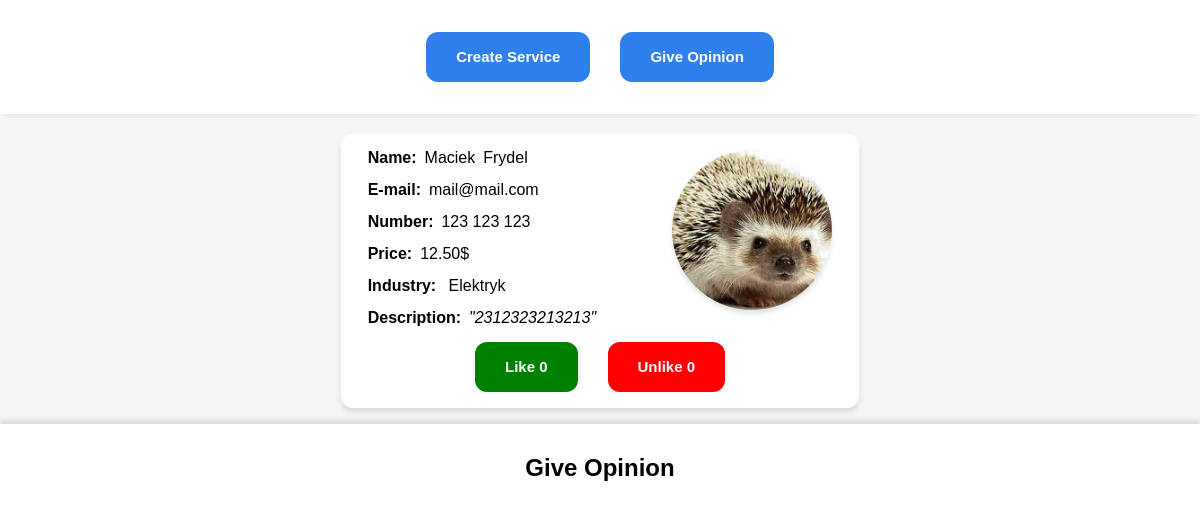
Before: /index2/ with the older database file.
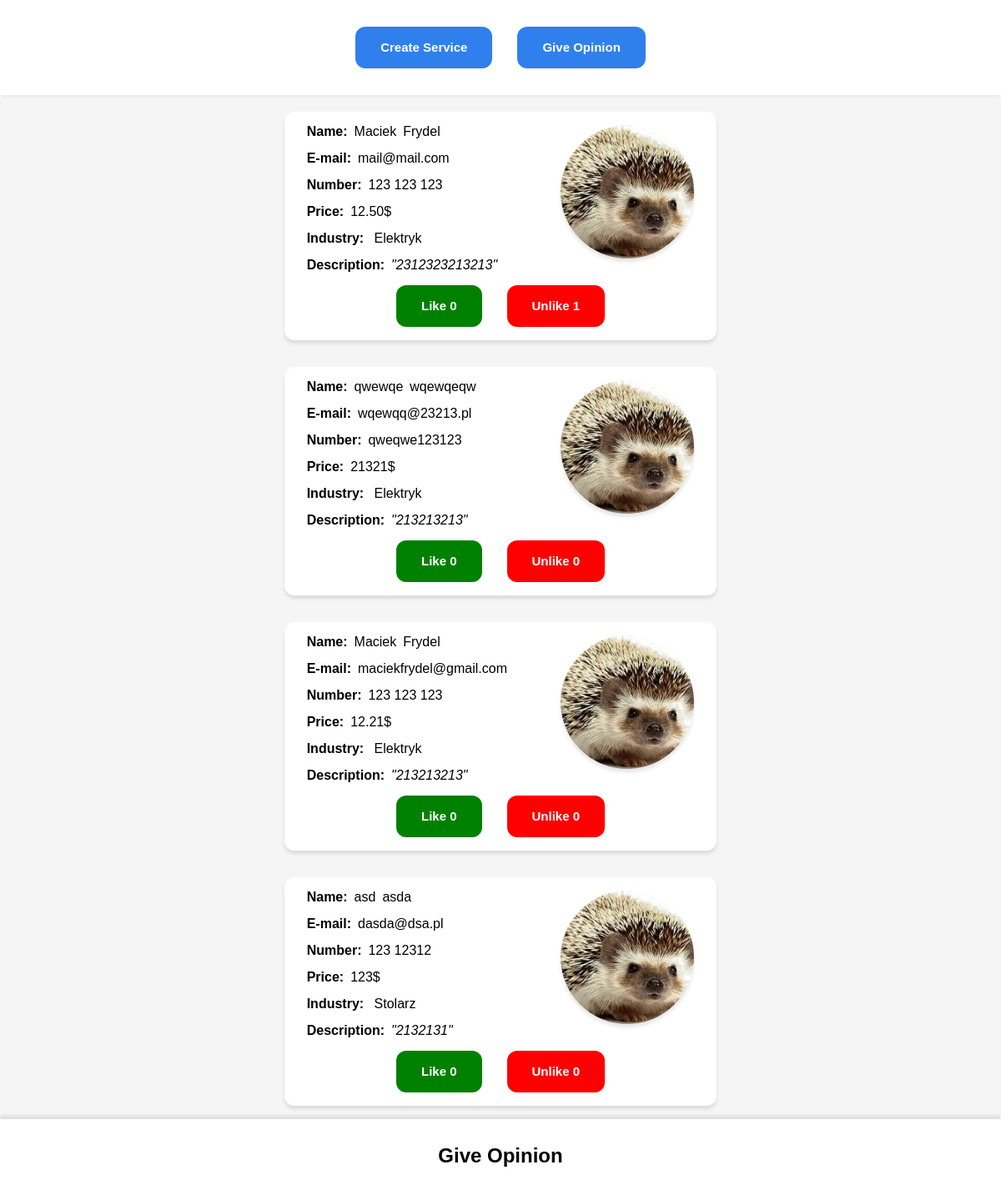
After: the same page with the newer database file.
### www/models.py (models this page shows, shortened)
class AcceptedOffer(models.Model):
    name = models.CharField(max_length=15)
    surname = models.CharField(max_length=15)
    mail = models.EmailField(100)
    number = models.CharField(max_length=12)
    price = models.CharField(max_length=12)
    photo = models.ImageField(upload_to='photos/')
    text = models.TextField()
    industry = models.ManyToManyField(Industry)

class Industry(models.Model):
    name = models.CharField(max_length=20)
    created = models.DateTimeField(auto_now=False,auto_now_add=True)

### www/views.py (the view)
# urls.py: path('index2/', views.index2, name='index2'),
def index2(request):
    accepted_offers = AcceptedOffer.objects.all()
    return render(request, 'www/index2.html', {'accepted_offers': accepted_offers})

### www/templates/www/index2.html (shortened to what this page needs)
<!DOCTYPE html>
<html lang="en">
<head>
    {% load static %}
    <link rel="stylesheet" href="{% static 'footer.css' %}">
    <link rel="stylesheet" href="{% static 'reset.css' %}">
    <link rel="stylesheet" href="{% static 'header.css' %}">
    <link rel="stylesheet" href="{% static 'main2.css' %}">
</head>
<body>
    <header class="header">
        <div class="container">
            <a href="{% url 'index' %}"><button class="button">Create Service</button></a>
            <a href="{% url 'index2' %}"><button class="button">Give Opinion</button></a>
        </div>
    </header>
    <section class="main2">
        <div class="container">
        {% for accepted_offer in accepted_offers %}
        <div class="offer">
            <div class="offer_container">
                <div class="data_container">
                    <div class="name_surname">
                        <p class="data"><span>Name:</span>{{ accepted_offer.name }}</p>
                        <p class="data">{{ accepted_offer.surname }}</p>
                    </div>
                    <p class="data"><span>E-mail:</span>{{ accepted_offer.mail }}</p>
                    <p class="data"><span>Number:</span>{{ accepted_offer.number }}</p>
                    <p class="data"><span>Price:</span>{{ accepted_offer.price}}$</p>
                    <p class="data"><span>Industry:</span>
                        {% for industry in accepted_offer.industry.all %}
                        {{ industry.name }}
                        {% endfor %}
                    </p>
                    <p class="data text"><span>Description:</span>"{{ accepted_offer.text }}"</p>
                </div>
                <img class="photo" src="{{ accepted_offer.photo.url }}" alt="Photo">
            </div>
            <div class="like_container">
                <form method="post" action="{% url 'like' %}">
                    <button class="like btn" type="submit">Like {{ accepted_offer.like_set.count }}</button>
                </form>
                <form method="post" action="{% url 'unlike' %}">
                    <button class="unlike btn" type="submit">Unlike {{ accepted_offer.unlike_set.count }}</button>
                </form>
            </div>
        </div>
        {% endfor %}
    </div>
    </section>
    <footer class="footer">
        <div class="container">
            <h2>Give Opinion</h2>
        </div>
    </footer>
</body>
</html>

### static/footer.css (style rules this page uses)
.footer { display: flex; align-items: center; justify-content: center; box-shadow: 0px -4px 4px rgba(0, 0, 0, 0.1); padding: 2rem 0; }
.footer > .container { display: flex; align-items: center; justify-content: center; }
.container > h2 { font-size: 1.5rem; font-weight: bolder; }

### static/header.css (style rules this page uses)
.header { display: flex; align-items: center; justify-content: center; padding: 2em 0; box-shadow: 0px 4px 8px rgba(0, 0, 0, 0.1); margin-bottom: 0.25em; }
button { margin: 0 1em; appearance: none; backface-visibility: hidden; background-color: #2f80ed; border-radius: 12px; border-style: none; box-shadow: none; box-sizing: border-box; color: #fff; cursor: pointer; display: inline-block; font-size: 15px; font-weight: bolder; height: 50px; letter-spacing: normal; line-height: 1.5; outline: none; overflow: hidden; padding: 14px 30px; position: relative; text-align: center; text-decoration: none; transform: translate3d(0, 0, 0); transition: all .3s; user-select: none; -webkit-user-select: none; touch-action: manipulation; vertical-align: top; white-space: nowrap; }

### static/main2.css (style rules this page uses)
.main2 { background-color: #f5f5f5; display: flex; align-items: center; justify-content: center; }
.main2 > .container { flex-direction: column; width: 100%; }
.offer { display: flex; flex-direction: column; align-items: center; background-color: #fff; border-radius: 12px; padding: 1rem; margin: 1rem 0; box-shadow: 0px 4px 4px rgba(0, 0, 0, 0.1); width: 45%; }
.offer_container { display: flex; justify-content: space-around; width: 100%; }
.photo { width: 10em; height: 10em; border-radius: 50%; object-fit: cover; margin-left:1rem ; box-shadow: 0px 4px 4px rgba(0, 0, 0, 0.1); }
.data_container { width: 55%; }
.data_container > .data { margin: 1rem 0; }
.name_surname { display:flex ; }
.name_surname > .data { margin: 0 0.5rem 0 0 ; }
span { font-weight: bold; margin-right: 0.5rem; font-style: normal; }
.text { font-style: italic; }
.like_container { display: flex; }
.like { background-color: green; }
.unlike { background-color: red; }

Changed rows visible on the page:
computed for AcceptedOffer "mail@mail.com": unlike_set.count "0" → "1"
added AcceptedOffer: name "qwewqe", surname "wqewqeqw", mail "wqewqq@23213.pl", number "qweqwe123123", price "21321", text "213213213", photo (picture), like_set.count "0", unlike_set.count "0", Industry (name "Elektryk")
added AcceptedOffer: name "Maciek", surname "Frydel", mail "maciekfrydel@gmail.com", number "123 123 123", price "12.21", text "213213213", photo (picture), like_set.count "0", unlike_set.count "0", Industry (name "Elektryk")
added AcceptedOffer: name "asd", surname "asda", mail "dasda@dsa.pl", number "123 12312", price "123", text "2132131", photo (picture), like_set.count "0", unlike_set.count "0"
now on this page (row unchanged): Industry: name "Stolarz", shown under "asd"
